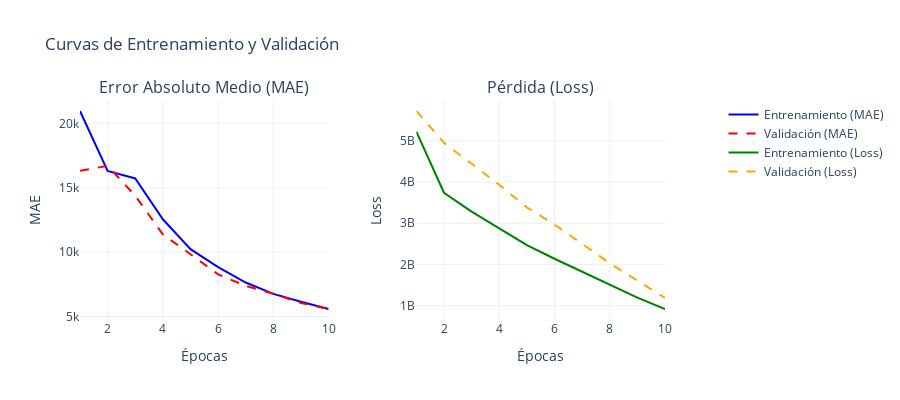

This figure's notebook cell:
### Markdown cell above
Comparación entre MAE y Loss 
Si el MAE disminuye en entrenamiento y validación → El modelo está aprendiendo correctamente.
En cuanto a pérdida, una pérdida descendente indica que el modelo está optimizándose, por lo que el algoritmo está optimizandose correctamente.

### Code cell
# Crear figura con 2 subplots (1 fila, 2 columnas)
fig = make_subplots(
    rows=1, 
    cols=2,
    subplot_titles=('Error Absoluto Medio (MAE)', 'Pérdida (Loss)'),
    horizontal_spacing=0.15  # Espacio entre subplots
)

# ---- Subplot 1: MAE ----
fig.add_trace(
    go.Scatter(
        x=list(range(1, len(history.history['mae']) + 1)),
        y=history.history['mae'],
        mode='lines',
        name='Entrenamiento (MAE)',
        line=dict(color='blue')
    ),
    row=1, col=1  # Fila 1, Columna 1
)

fig.add_trace(
    go.Scatter(
        x=list(range(1, len(history.history['val_mae']) + 1)),
        y=history.history['val_mae'],
        mode='lines',
        name='Validación (MAE)',
        line=dict(color='red', dash='dash')
    ),
    row=1, col=1
)

# ---- Subplot 2: Loss ----
fig.add_trace(
    go.Scatter(
        x=list(range(1, len(history.history['loss']) + 1)),
        y=history.history['loss'],
        mode='lines',
        name='Entrenamiento (Loss)',
        line=dict(color='green')
    ),
    row=1, col=2  # Fila 1, Columna 2
)

fig.add_trace(
    go.Scatter(
        x=list(range(1, len(history.history['val_loss']) + 1)),
        y=history.history['val_loss'],
        mode='lines',
        name='Validación (Loss)',
        line=dict(color='orange', dash='dash')
    ),
    row=1, col=2
)

# ---- Personalización global ----
fig.update_layout(
    title_text='Curvas de Entrenamiento y Validación',
    showlegend=True,
    legend=dict(x=1.1, y=1),  # Mover leyenda a la derecha
    template='plotly_white',
    height=400
)

# ---- Ejes individuales ----
fig.update_xaxes(title_text='Épocas', row=1, col=1)
fig.update_yaxes(title_text='MAE', row=1, col=1)
fig.update_xaxes(title_text='Épocas', row=1, col=2)
fig.update_yaxes(title_text='Loss', row=1, col=2)

fig.show()

### Figure 1 — Plotly figure (JSON) as saved in the notebook; plotly's stock layout.template omitted (floating-point values rounded to 4 significant figures)
{"data": [{"line": {"color": "blue"}, "mode": "lines", "name": "Entrenamiento (MAE)", "type": "scatter", "x": [1, 2, 3, 4, 5, 6, 7, 8, 9, 10], "xaxis": "x", "y": [20960.0, 16300.0, 15720.0, 12550.0, 10230.0, 8835.0, 7646.0, 6761.0, 6149.0, 5594.0], "yaxis": "y"}, {"line": {"color": "red", "dash": "dash"}, "mode": "lines", "name": "Validación (MAE)", "type": "scatter", "x": [1, 2, 3, 4, 5, 6, 7, 8, 9, 10], "xaxis": "x", "y": [16310.0, 16700.0, 14380.0, 11380.0, 9841.0, 8279.0, 7384.0, 6764.0, 6060.0, 5590.0], "yaxis": "y"}, {"line": {"color": "green"}, "mode": "lines", "name": "Entrenamiento (Loss)", "type": "scatter", "x": [1, 2, 3, 4, 5, 6, 7, 8, 9, 10], "xaxis": "x2", "y": [5224223232, 3740000512, 3283701760, 2868080128, 2470799360, 2137700608, 1824874112, 1502116096, 1196430208, 919118080], "yaxis": "y2"}, {"line": {"color": "orange", "dash": "dash"}, "mode": "lines", "name": "Validación (Loss)", "type": "scatter", "x": [1, 2, 3, 4, 5, 6, 7, 8, 9, 10], "xaxis": "x2", "y": [5722850816, 4949669376, 4442550784, 3931820800, 3383814912, 2966981888, 2500578304, 2027998720, 1606939136, 1188297728], "yaxis": "y2"}], "layout": {"annotations": [{"font": {"size": 16}, "showarrow": false, "text": "Error Absoluto Medio (MAE)", "x": 0.2125, "xanchor": "center", "xref": "paper", "y": 1, "yanchor": "bottom", "yref": "paper"}, {"font": {"size": 16}, "showarrow": false, "text": "Pérdida (Loss)", "x": 0.7875, "xanchor": "center", "xref": "paper", "y": 1, "yanchor": "bottom", "yref": "paper"}], "height": 400, "legend": {"x": 1.1, "y": 1}, "showlegend": true, "title": {"text": "Curvas de Entrenamiento y Validación"}, "xaxis": {"anchor": "y", "domain": [0, 0.425], "title": {"text": "Épocas"}}, "xaxis2": {"anchor": "y2", "domain": [0.575, 1], "title": {"text": "Épocas"}}, "yaxis": {"anchor": "x", "domain": [0, 1], "title": {"text": "MAE"}}, "yaxis2": {"anchor": "x2", "domain": [0, 1], "title": {"text": "Loss"}}}}
